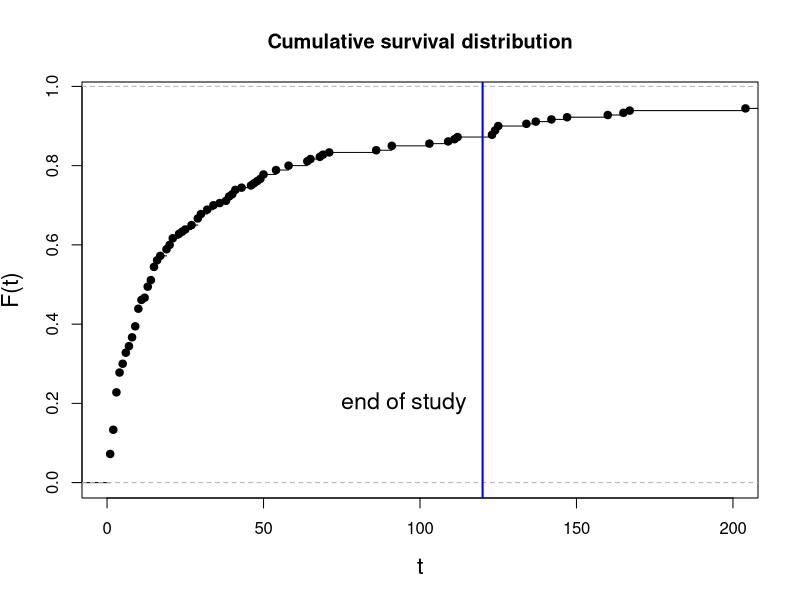

The R source for this figure:
set.seed(123)
N      <- 180                  # number of observations
P      <- 3                    # number of groups
sex    <- factor(sample(c("f", "m"), N, replace=TRUE))  # stratification factor
X      <- rnorm(N, 0, 1)       # continuous covariate
IV     <- factor(rep(LETTERS[1:P], each=N/P))  # factor covariate
IVeff  <- c(0, -1, 1.5)        # effects of factor levels (1 -> reference level)
Xbeta  <- 0.7*X + IVeff[unclass(IV)] + rnorm(N, 0, 2)
weibA  <- 1.5                  # Weibull shape parameter
weibB  <- 100                  # Weibull scale parameter
U      <- runif(N, 0, 1)       # uniformly distributed RV
eventT <- ceiling((-log(U)*weibB*exp(-Xbeta))^(1/weibA))   # simulated event time

# censoring due to study end after 120 days
obsLen <- 120                  # length of observation time
censT  <- rep(obsLen, N)       # censoring time = end of study
obsT   <- pmin(eventT, censT)  # observed censored event times
status <- eventT <= censT      # has event occured?
dfSurv <- data.frame(obsT, status, sex, X, IV)          # data frame

plot(ecdf(eventT), xlim=c(0, 200), main="Cumulative survival distribution",
     xlab="t", ylab="F(t)", cex.lab=1.4)
abline(v=obsLen, col="blue", lwd=2)
text(obsLen-5, 0.2, adj=1, labels="end of study", cex=1.4)